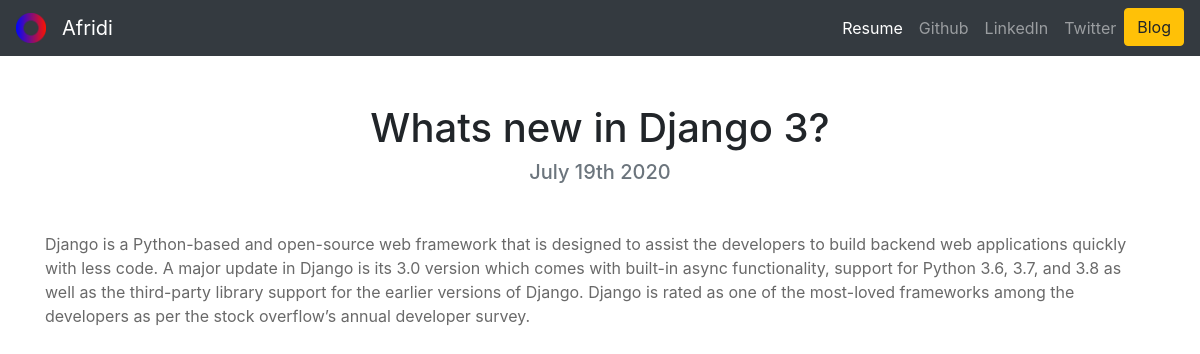
The app's page /blog/2/ with its own data.
### blog/models.py (models this page shows, shortened)
class Project2(models.Model):
    title = models.CharField(max_length=100)
    date = models.DateTimeField()
    description= models.TextField()

### blog/views.py (the view)
# urls.py: path('<int:blog_id>/', views.detail, name="detail"),
def detail(request, blog_id):
    blog = get_object_or_404(Project2, pk=blog_id)
    return render(request, 'blog/detail.html', {'blog':blog})

### blog/templates/blog/detail.html (shortened to what this page needs)
{% extends 'portfolio/base.html' %}
{% load static %}
{% block anyname %}
<h1 class="text-center mt-5" id="blogdetailtitle">{{ blog.title }}</h1>
<h5 class="text-center text-muted mb-5">{{ blog.date|date:'F jS Y' }}</h5>
<div class="container">
<p class="d">{{ blog.description|safe }}</p>
</div>
{% endblock %}

### blog/templates/blog/detail.html (style rules this page uses)
.d { color: dimgray; }

### records on screen
Project2: title "Whats new in Django 3?", date "July 19th 2020", description "Django is a Python-based and open-source web framework that is designed to assist the developers to build backend web applications quickly with less code. A major update in Django is its 3.0 version which comes with built-in async functionality, support for Python 3.6, 3.7, and 3.8 as well as the third-party library support for the earlier versions of Django. Django is rated as one of the most-loved frameworks among the developers as per the stock overflow’s annual developer survey."
